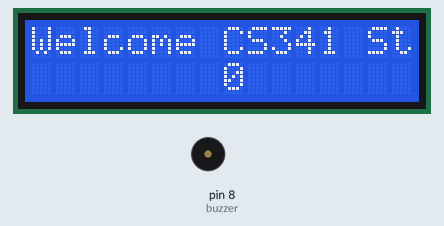
The sketch below on a simulated Arduino Uno, built with avr-gcc and run on an emulated ATmega328P. On the bench: 16×2 character LCD, buzzer (waves = sounding).

Above: at 0.27 s.
At 9.76 s:
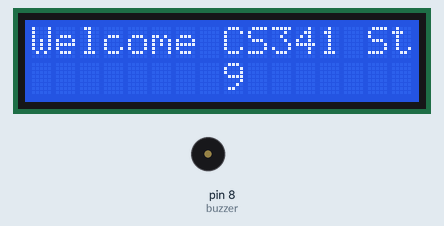
At 19.67 s:
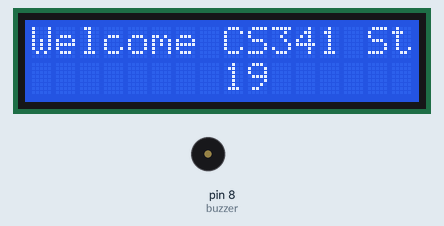
At 39.48 s:
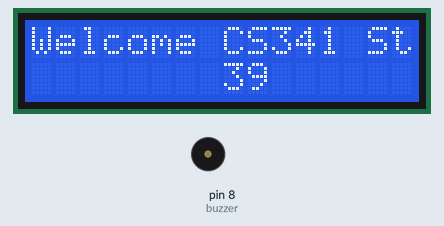
Timing chart, 0 to 40.0 s (numbered marks = the images above):
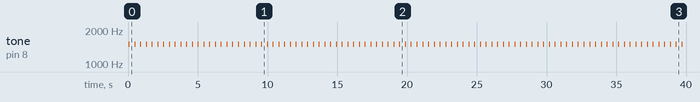

The sketch:

Lab_5_starter.ino
```cpp
// Program to simulate a ticker tape display
#include <LiquidCrystal.h>
#define DISPLAY_LEN 16  // LCD display width
#define LINE_1 0        // LCD LINE 1
#define LINE_2 1        // LCD LINE 2

// initialize the library with the numbers of the interface pins
LiquidCrystal lcd(12, 11, 5, 4, 3, 2);
int buzzer = 8;        // I/O pin for controlling the buzzer
char p[] = "Welcome CS341 Students! ";
int string_length = 24;
char data[DISPLAY_LEN+1];
int position=0;


void setup() {
  // set up the LCD's number of columns and rows:
  lcd.begin(DISPLAY_LEN, 2);
}

void loop() {
  int start, j;

  // print the number of seconds on line 2
  // starting at the middle:
  lcd.setCursor(8, LINE_2);
  lcd.print(millis() / 1000);

  // turn on the buzzer for a tone =1500 hz
  tone(buzzer,1500);
  delay(10);

  // turn the buzzer off
  noTone(buzzer);


    for (j=0; j < DISPLAY_LEN; j++)
    {
      data[j] = p[j];
    }

  // set the cursor to column 0, line 1
  // (note: line 1 is the second row, since counting begins with 0):
    lcd.setCursor(0, LINE_1);
    lcd.print(data);

    delay(400);

    position =(position +1)% DISPLAY_LEN;
}
```

Measured:
- by itself, tone on pin 8 (buzzer): alternates 1500 Hz for 0.01 s and silent for 0.40 s
- what the display in image 0 shows lasts 1.2 s, from 0.1 s to 1.3 s
